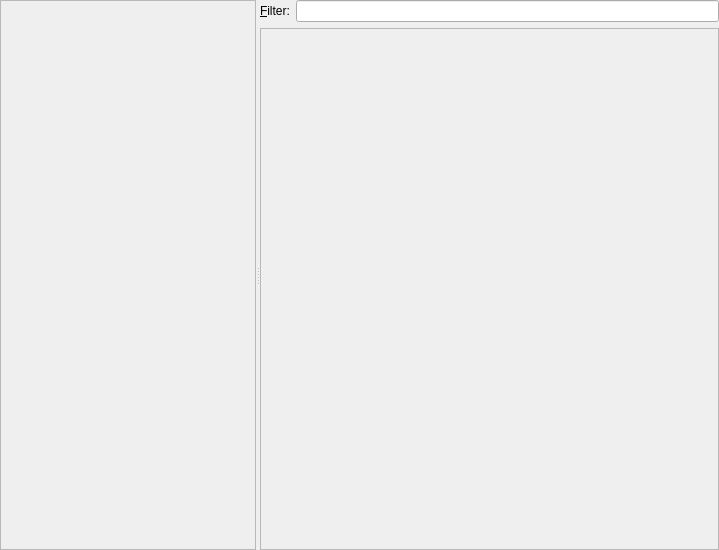
<ui version="4.0" >
 <class>DirectoryPanel</class>
 <widget class="QWidget" name="DirectoryPanel" >
  <property name="geometry" >
   <rect>
    <x>0</x>
    <y>0</y>
    <width>719</width>
    <height>550</height>
   </rect>
  </property>
  <property name="windowTitle" >
   <string/>
  </property>
  <layout class="QVBoxLayout" >
   <property name="spacing" >
    <number>6</number>
   </property>
   <property name="leftMargin" >
    <number>0</number>
   </property>
   <property name="topMargin" >
    <number>0</number>
   </property>
   <property name="rightMargin" >
    <number>0</number>
   </property>
   <property name="bottomMargin" >
    <number>0</number>
   </property>
   <item>
    <widget class="QSplitter" name="directorySplit" >
     <property name="orientation" >
      <enum>Qt::Horizontal</enum>
     </property>
     <widget class="DirectoryView" name="directoryView" >
      <property name="enabled" >
       <bool>false</bool>
      </property>
      <property name="dragDropMode" >
       <enum>QAbstractItemView::DragOnly</enum>
      </property>
      <property name="selectionMode" >
       <enum>QAbstractItemView::ExtendedSelection</enum>
      </property>
      <property name="rootIsDecorated" >
       <bool>true</bool>
      </property>
      <property name="uniformRowHeights" >
       <bool>true</bool>
      </property>
     </widget>
     <widget class="QWidget" name="widget123" >
      <property name="sizePolicy" >
       <sizepolicy vsizetype="Preferred" hsizetype="Preferred" >
        <horstretch>2</horstretch>
        <verstretch>0</verstretch>
       </sizepolicy>
      </property>
      <layout class="QVBoxLayout" >
       <property name="spacing" >
        <number>6</number>
       </property>
       <property name="leftMargin" >
        <number>0</number>
       </property>
       <property name="topMargin" >
        <number>0</number>
       </property>
       <property name="rightMargin" >
        <number>0</number>
       </property>
       <property name="bottomMargin" >
        <number>0</number>
       </property>
       <item>
        <layout class="QHBoxLayout" >
         <property name="spacing" >
          <number>6</number>
         </property>
         <property name="leftMargin" >
          <number>0</number>
         </property>
         <property name="topMargin" >
          <number>0</number>
         </property>
         <property name="rightMargin" >
          <number>0</number>
         </property>
         <property name="bottomMargin" >
          <number>0</number>
         </property>
         <item>
          <widget class="QLabel" name="label_4" >
           <property name="text" >
            <string comment="Filter directory contents" >&amp;Filter:</string>
           </property>
           <property name="buddy" >
            <cstring>fileFilter</cstring>
           </property>
          </widget>
         </item>
         <item>
          <widget class="LineEdit" name="fileFilter" />
         </item>
        </layout>
       </item>
       <item>
        <widget class="FileView" name="fileView" >
         <property name="enabled" >
          <bool>false</bool>
         </property>
         <property name="dragDropMode" >
          <enum>QAbstractItemView::DragOnly</enum>
         </property>
         <property name="selectionMode" >
          <enum>QAbstractItemView::ExtendedSelection</enum>
         </property>
         <property name="rootIsDecorated" >
          <bool>false</bool>
         </property>
         <property name="uniformRowHeights" >
          <bool>true</bool>
         </property>
         <property name="itemsExpandable" >
          <bool>false</bool>
         </property>
         <property name="sortingEnabled" >
          <bool>true</bool>
         </property>
         <property name="allColumnsShowFocus" >
          <bool>true</bool>
         </property>
        </widget>
       </item>
      </layout>
     </widget>
    </widget>
   </item>
  </layout>
 </widget>
 <customwidgets>
  <customwidget>
   <class>LineEdit</class>
   <extends>QLineEdit</extends>
   <header>lineedit.h</header>
  </customwidget>
  <customwidget>
   <class>DirectoryView</class>
   <extends>QTreeView</extends>
   <header>directoryview.h</header>
  </customwidget>
  <customwidget>
   <class>FileView</class>
   <extends>QTreeView</extends>
   <header>fileview.h</header>
  </customwidget>
 </customwidgets>
 <resources/>
 <connections/>
</ui>
